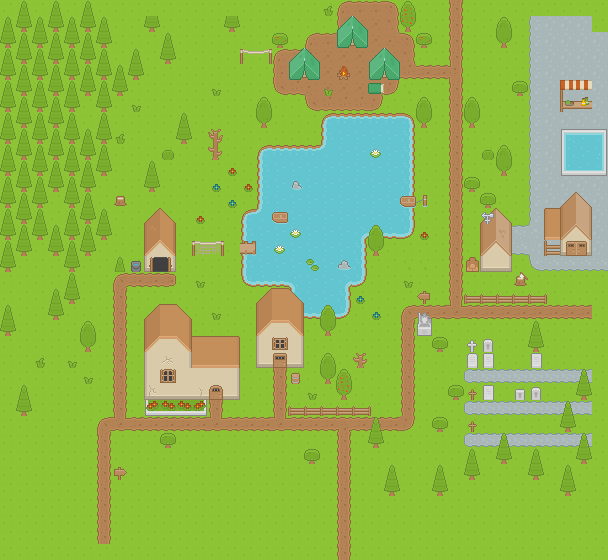

Tiled map render using the project's own tile images. Description and the map definition, with tile-layer contents summarised, below:
An orthogonal 38x35 tile map with 16x16 px tiles, 5 tile layers (Ground/terrain, Ground overlay, Objects, Doors/windows/roof, ...), 2 tilesets.

<map version="1.0" tiledversion="1.0.3" orientation="orthogonal" renderorder="right-down" width="38" height="35" tilewidth="16" tileheight="16" nextobjectid="1">
 <tileset firstgid="1" name="Roguelike" tilewidth="16" tileheight="16" spacing="1" tilecount="1767" columns="57">
  <image source="Spritesheet/roguelikeSheet_transparent.png" width="968" height="526" />
 </tileset>
 <tileset firstgid="1768" source="tiles.tsx" />
 <layer name="Ground/terrain" width="38" height="35">
  <data>[1330 cells, 1330 non-empty, 14 distinct tile ids]</data>
 </layer>
 <layer name="Ground overlay" width="38" height="35">
  <data>[1330 cells, 126 non-empty, 20 distinct tile ids]</data>
 </layer>
 <layer name="Objects" width="38" height="35">
  <data>[1330 cells, 413 non-empty, 76 distinct tile ids]</data>
 </layer>
 <layer name="Doors/windows/roof" width="38" height="35">
  <data>[1330 cells, 77 non-empty, 47 distinct tile ids]</data>
 </layer>
 <layer name="Roof object" width="38" height="35">
  <data>[1330 cells, 1 non-empty, 1 distinct tile ids]</data>
 </layer>
</map>
